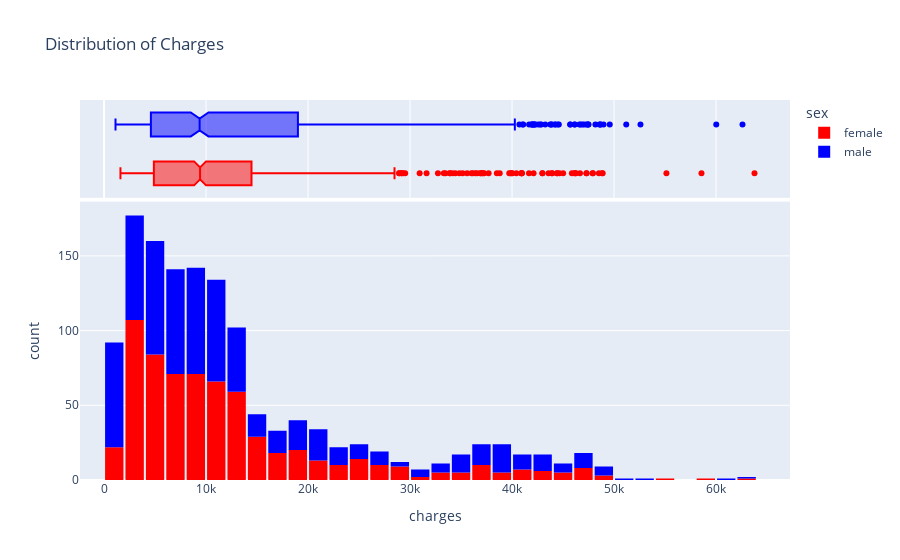

Here is the notebook cell this chart was saved with:
### Code cell
fig = px.histogram(
    medical_df,
    x='charges',
    marginal='box',
    color='sex',
    color_discrete_sequence=['red','blue'],
    title='Distribution of Charges'
)
fig.update_layout(bargap=0.1)
fig.show()

### Figure 1 — Plotly figure (JSON) as saved in the notebook; plotly's stock layout.template omitted (floating-point values rounded to 4 significant figures; data arrays with more than 128 entries replaced by an {"elided": "..."} marker saying what was removed)
{"data": [{"alignmentgroup": "True", "bingroup": "x", "hovertemplate": "sex=female<br>charges=%{x}<br>count=%{y}<extra></extra>", "legendgroup": "female", "marker": {"color": "red", "pattern": {"shape": ""}}, "name": "female", "offsetgroup": "female", "orientation": "v", "showlegend": true, "type": "histogram", "x": {"elided": "662 float values"}, "xaxis": "x", "yaxis": "y"}, {"alignmentgroup": "True", "hovertemplate": "sex=female<br>charges=%{x}<extra></extra>", "legendgroup": "female", "marker": {"color": "red"}, "name": "female", "notched": true, "offsetgroup": "female", "showlegend": false, "type": "box", "x": {"elided": "662 float values"}, "xaxis": "x2", "yaxis": "y2"}, {"alignmentgroup": "True", "bingroup": "x", "hovertemplate": "sex=male<br>charges=%{x}<br>count=%{y}<extra></extra>", "legendgroup": "male", "marker": {"color": "blue", "pattern": {"shape": ""}}, "name": "male", "offsetgroup": "male", "orientation": "v", "showlegend": true, "type": "histogram", "x": {"elided": "676 float values"}, "xaxis": "x", "yaxis": "y"}, {"alignmentgroup": "True", "hovertemplate": "sex=male<br>charges=%{x}<extra></extra>", "legendgroup": "male", "marker": {"color": "blue"}, "name": "male", "notched": true, "offsetgroup": "male", "showlegend": false, "type": "box", "x": {"elided": "676 float values"}, "xaxis": "x2", "yaxis": "y2"}], "layout": {"bargap": 0.1, "barmode": "relative", "legend": {"title": {"text": "sex"}, "tracegroupgap": 0}, "title": {"text": "Distribution of Charges"}, "xaxis": {"anchor": "y", "domain": [0, 1], "title": {"text": "charges"}}, "xaxis2": {"anchor": "y2", "domain": [0, 1], "matches": "x", "showgrid": true, "showticklabels": false}, "yaxis": {"anchor": "x", "domain": [0, 0.7326], "title": {"text": "count"}}, "yaxis2": {"anchor": "x2", "domain": [0.7426, 1], "matches": "y2", "showgrid": false, "showline": false, "showticklabels": false, "ticks": ""}}}
